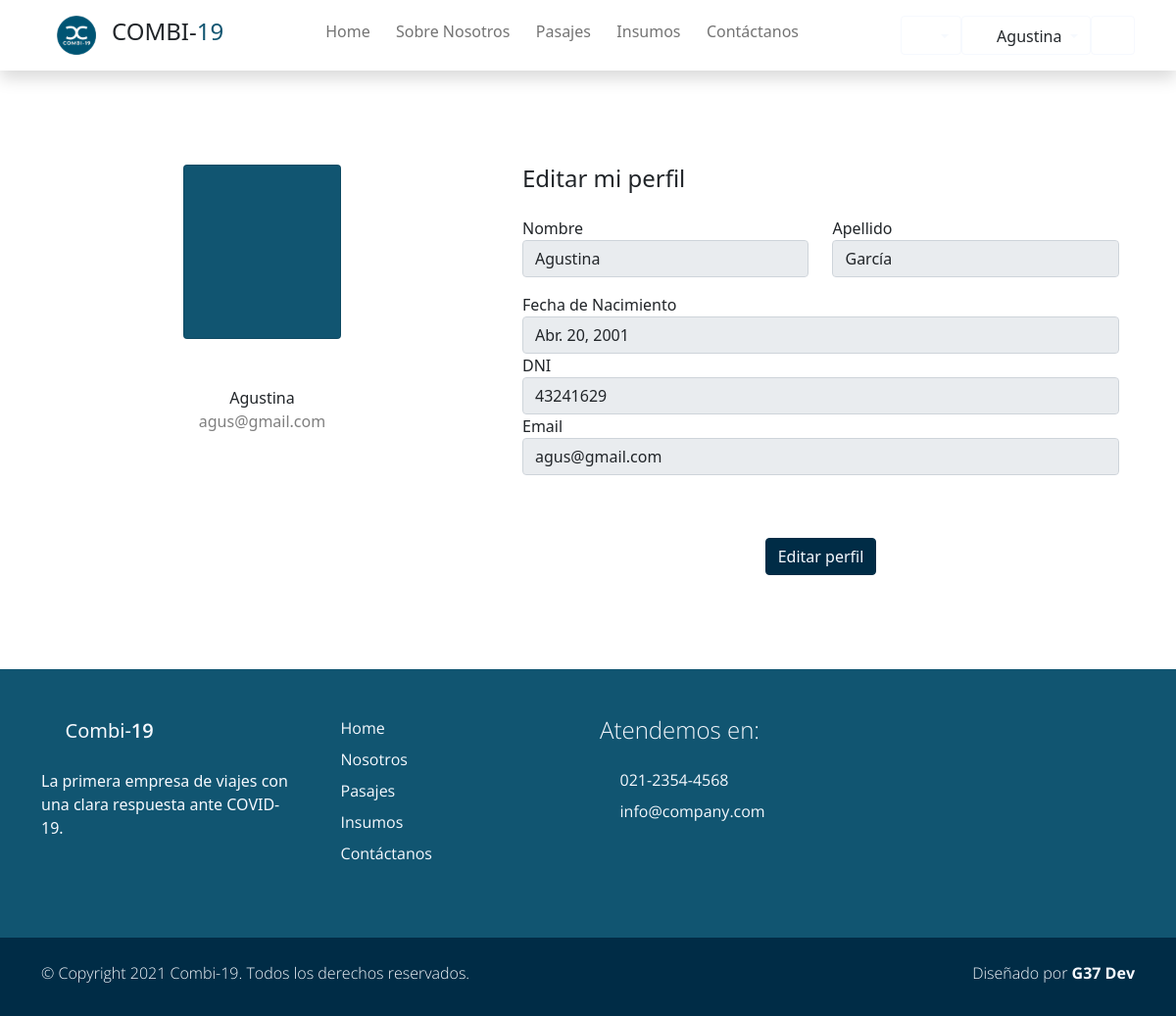
Page /profile/ (signed in) on the committed database.
### users/models.py (models this page shows, shortened)
class Account(AbstractBaseUser):
    email               = models.EmailField(verbose_name="email", max_length=60, unique=True)
    dni                 = models.IntegerField(verbose_name="dni", unique=True,)
    first_name          = models.CharField(max_length=30)
    last_name           = models.CharField(max_length=30)
    date_of_birth       = models.DateField(blank=True, null=True)
    is_GOLD             = models.BooleanField(default=False)
    _is_admin           = models.BooleanField(default=False)
    is_active           = models.BooleanField(default=True)
    is_staff            = models.BooleanField(default=False)
    _is_superuser       = models.BooleanField(default=False)
    objects = MyAccountManager()
    class Meta:
        verbose_name        = "Usuario"
        verbose_name_plural = "Usuarios"
    USERNAME_FIELD = 'email'
    REQUIRED_FIELDS = ['dni', 'first_name', 'last_name', 'date_of_birth']
    @property
    def is_superuser(self):
        return self.is_admin
    @property
    def is_admin(self):
        return self.is_staff

### users/views.py (the view)
def profile_view(request):
    return render(request, "users/profile.html")

### users/templates/users/profile.html (shortened to what this page needs)
{% extends 'Combi19App/base.html' %}
{% load static %}
{% block content %}
<div class="container rounded bg-white mt-5 mb-5">
    <div class="row">
        <div class="col-md-5 border-right">
            <div class="d-flex flex-column align-items-center text-center p-3 py-5">
                <div class="card partner-wap  py-5 px-5">
                    <i class='display-1 text-white bx bx-user'></i>
                </div>
                <span class="font-weight-bold pt-5">{{request.user.first_name}}</span>
                <span class="text-black-50">{{request.user.email}}</span>
            </div>
        </div>
            <div class="col-md-7 border-right">
                    <div class="p-3 py-5">
                        <div class="d-flex justify-content-between align-items-center mb-3">
                            <h4 class="text-right">Editar mi perfil</h4>
                        </div>
                        <div class="row mt-2">
                            <div class="col-md-6"><label class="labels">Nombre</label><input type="text" class="form-control" placeholder="" value="{{request.user.first_name}}" disabled></div>
                            <div class="col-md-6"><label class="labels">Apellido</label><input type="text" class="form-control" value="{{request.user.last_name}}" placeholder="" disabled></div>
                        </div>
                        <div class="row mt-3">
                            <div class="col-md-12"><label class="labels">Fecha de Nacimiento</label><input type="text" class="form-control" placeholder="" value="{{request.user.date_of_birth}}" disabled></div>
                            <div class="col-md-12"><label class="labels">DNI</label><input type="number" class="form-control" placeholder="" value="{{request.user.dni}}" disabled></div>
                            <div class="col-md-12"><label class="labels">Email</label><input type="text" class="form-control" placeholder="" value="{{request.user.email}}" disabled></div>
                        </div>
                        <div class="mt-5 text-center">
                            <a href="{% url 'EditProfile' %}">
                                <button class="btn btn-primary profile-button" type="button">Editar perfil</button>
                            </a>
                        </div>
                    </div>
            </div>
    </div>
</div>
</div>
{% endblock %}

### Combi19App/templates/Combi19App/base.html (shortened to what this page needs)
{% load static %}
<!DOCTYPE html>
<html lang="es">
<head>
    {% load static %}
    <link href="{% static 'Combi19App/css/bootstrap.min.css' %}" rel="stylesheet">
    <link href="{% static 'Combi19App/css/boxicon.min.css' %}" rel="stylesheet">
    <link rel="stylesheet" href="{% static 'Combi19App/css/estilos.css' %}">
</head>
<body>
    <nav id="main_nav" class="navbar navbar-expand-lg navbar-light bg-white shadow">
        <div class="container d-flex justify-content-center align-items-center">
            <a class="navbar-brand h1 " href="index.html">
                <a class="navbar-brand" href="#!"><img src="{% static 'Combi19App/img/logo_is_chiquito.png' %}" width="40">
                </a>
                <span class="text-dark h4">COMBI-</span><span class="text-primary h4">19</span></a>
            <div class="align-self-center collapse navbar-collapse flex-fill  d-lg-flex justify-content-lg-between" id="navbar-toggler-success">
                <div class="flex-fill mx-xl-5 mb-2">
                    <ul class="nav navbar-nav d-flex justify-content-between mx-xl-5 text-center text-dark">
                       <li class="nav-item">
                            <a class="nav-link btn-outline-primary rounded-pill px-2" href="{% url 'Home' %}">Home</a>
                        </li>
                        <li class="nav-item">
                            <a class="nav-link btn-outline-primary rounded-pill px-2" href="{% url 'About' %}">Sobre Nosotros</a>
                        </li>
                        <li class="nav-item">
                            <a class="nav-link btn-outline-primary rounded-pill px-2" href="#">Pasajes</a>
                        </li>
                        <li class="nav-item">
                            <a class="nav-link btn-outline-primary rounded-pill px-2" href="{% url 'Insumos' %}">Insumos</a>
                        </li>
                        <li class="nav-item">
                            <a class="nav-link btn-outline-primary rounded-pill px-2" href="{% url 'Contacto' %}">Contáctanos</a>
                        </li>
                    </ul>
                </div>
                <div class="navbar align-self-center">
                    <div class="btn-group" role="group">
                        <div class="btn-group" role="group">
                            <button class="btn btn-outline-light dropdown-toggle" type="button" id="dropdownMenuButton1" data-toggle="dropdown" aria-haspopup="true" aria-expanded="false">
                                <i class='bx bx-help-circle bx-sm bx-tada-hover text-primary'></i>
                            </button>
                        </div>
                    </div>
                    <div class="btn-group" role="group">
                        <div class="btn-group" role="group">
                            <button class="btn btn-outline-light dropdown-toggle" type="button" id="dropdownMenuButton" data-toggle="dropdown" aria-haspopup="true" aria-expanded="false">
                                <i class='bx bx-user-circle bx-sm text-primary'></i>
                                <span class="text-dark">{{ request.user.first_name }}</span>
                            </button>
                        </div>
                    </div>
                    <div>
                        <a class="btn btn-outline-light" href="{% url 'Logout' %}">
                            <i class='bx bx-log-out-circle bx-sm text-primary'></i>
                        </a>
                    </div>
                    </div>
                </div>
            </div>
    </nav>
    <div class="main">
        {% block content %}
        {% endblock content %}
    <footer class="bg-primary pt-4">
        <div class="container">
            <div class="row py-4">
                <div class="col-lg-3 col-12 align-left">
                    <a class="navbar-brand" href="index.html">
                        <i class='bx bx-bus bx-sm text-light'></i>
                        <span class="text-light h5">Combi-</span><span class="text-light h5 semi-bold-600">19</span>
                    </a>
                    <p class="text-light my-lg-4 my-2">
                        La primera empresa de viajes con una clara respuesta ante COVID-19.
                    </p>
                    <ul class="list-inline footer-icons light-300">
                        <li class="list-inline-item m-0">
                            <a class="text-light" target="_blank" href="http://facebook.com/">
                                <i class='bx bxl-facebook-square bx-md'></i>
                            </a>
                        </li>
                        <li class="list-inline-item m-0">
                            <a class="text-light" target="_blank" href="https://www.linkedin.com/">
                                <i class='bx bxl-linkedin-square bx-md'></i>
                            </a>
                        </li>
                        <li class="list-inline-item m-0">
                            <a class="text-light" target="_blank" href="https://www.whatsapp.com/">
                                <i class='bx bxl-whatsapp-square bx-md'></i>
                            </a>
                        </li>
                    </ul>
                </div>
                <div class="col-lg-3 col-md-4 my-sm-0 mt-4">
                        <ul class="list-unstyled text-light light-300">
                            <li class="pb-2">
                                <i class='bx-fw bx bxs-chevron-right bx-xs'></i><a class="text-decoration-none text-light"
								href="{% url 'Home' %}">Home</a>
                            </li>
                            <li class="pb-2">
                                <i class='bx-fw bx bxs-chevron-right bx-xs'></i><a class="text-decoration-none text-light py-1"
								href="{% url 'About' %}">Nosotros</a>
                            </li>
                            <li class="pb-2">
                                <i class='bx-fw bx bxs-chevron-right bx-xs'></i><a class="text-decoration-none text-light py-1"
								href="#">Pasajes</a>
                            </li>
                            <li class="pb-2">
                                <i class='bx-fw bx bxs-chevron-right bx-xs'></i></i><a class="text-decoration-none text-light py-1"
								href="#"">Insumos</a>
                            </li>
                            <li class="pb-2">
                                <i class='bx-fw bx bxs-chevron-right bx-xs'></i><a class="text-decoration-none text-light py-1"
								href="#">Contáctanos</a>
                            </li>
                        </ul>
                </div>
                <div class="col-lg-3 col-md-4 my-sm-0 mt-4">
                    <h2 class="h4 pb-lg-3 text-light light-300">Atendemos en:</h2>
                    <ul class="list-unstyled text-light light-300">
                        <li class="pb-2">
                            <i class='bx-fw bx bx-phone bx-xs'></i><a class="text-decoration-none text-light py-1"
							href="tel:010-020-0340">021-2354-4568</a>
                        </li>
                        <li class="pb-2">
                            <i class='bx-fw bx bx-mail-send bx-xs'></i><a class="text-decoration-none text-light py-1"
							href="mailto:info@company.com">info@company.com</a>
                        </li>
                    </ul>
                </div>
            </div>
        </div>
        <div class="w-100 bg-secondary py-3">
            <div class="container">
                <div class="row pt-2">
                    <div class="col-lg-6 col-sm-12">
                        <p class="text-lg-start text-center text-light light-300">
                            © Copyright 2021 Combi-19. Todos los derechos reservados.
                        </p>
                    </div>
                    <div class="col-lg-6 col-sm-12">
                        <p class="text-lg-end text-center text-light light-300">
                            Diseñado por <a rel="sponsored" class="text-decoration-none text-light"
							href="https://cursophp.com.ar/" target="_blank"><strong>G37 Dev</strong></a>
                        </p>
                    </div>
                </div>
            </div>
        </div>
    </footer>

### Combi19App/static/Combi19App/css/estilos.css (style rules this page uses)
html { font-family: 'Open Sans', sans-serif; }
p, a { font-weight: 400; }
.light-300 { font-family: 'Open Sans', sans-serif !important; font-weight: 300; }
.semi-bold-600 { font-family: 'Open Sans', sans-serif !important; font-weight: 600; }
.text-primary { color: #115571 !important }
.btn-primary { color: #f6f9fe; background-color: #002c46; border-color: #002c46; }
.bg-primary { background-color: #115571 !important; }
.bg-secondary { background-color: #002c46 !important; }
.partner-wap { background-color: #115571; transition: 1s; cursor: pointer; }

### rows in the picture
Account: user.first_name "Agustina", user.email "agus@gmail.com", user.last_name "García", user.date_of_birth "Abr. 20, 2001", user.dni "43241629"
